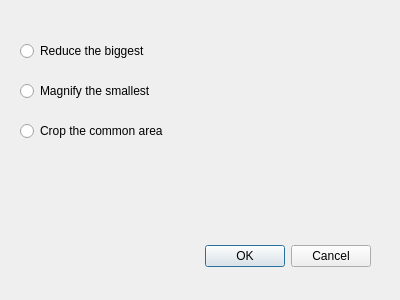
<?xml version="1.0" encoding="UTF-8"?>
<ui version="4.0">
 <class>MergeOptionsDialog</class>
 <widget class="QDialog" name="MergeOptionsDialog">
  <property name="geometry">
   <rect>
    <x>0</x>
    <y>0</y>
    <width>400</width>
    <height>300</height>
   </rect>
  </property>
  <property name="windowTitle">
   <string>Dialog</string>
  </property>
  <widget class="QDialogButtonBox" name="buttonBox">
   <property name="geometry">
    <rect>
     <x>30</x>
     <y>240</y>
     <width>341</width>
     <height>32</height>
    </rect>
   </property>
   <property name="orientation">
    <enum>Qt::Horizontal</enum>
   </property>
   <property name="standardButtons">
    <set>QDialogButtonBox::Cancel|QDialogButtonBox::Ok</set>
   </property>
  </widget>
  <widget class="QRadioButton" name="radioButtonResize">
   <property name="geometry">
    <rect>
     <x>20</x>
     <y>40</y>
     <width>181</width>
     <height>22</height>
    </rect>
   </property>
   <property name="text">
    <string>Reduce the biggest</string>
   </property>
  </widget>
  <widget class="QRadioButton" name="radioButtonMagnify">
   <property name="geometry">
    <rect>
     <x>20</x>
     <y>80</y>
     <width>291</width>
     <height>22</height>
    </rect>
   </property>
   <property name="text">
    <string>Magnify the smallest</string>
   </property>
  </widget>
  <widget class="QRadioButton" name="radioButtonCrop">
   <property name="geometry">
    <rect>
     <x>20</x>
     <y>120</y>
     <width>301</width>
     <height>22</height>
    </rect>
   </property>
   <property name="text">
    <string>Crop the common area</string>
   </property>
  </widget>
 </widget>
 <resources/>
 <connections>
  <connection>
   <sender>buttonBox</sender>
   <signal>accepted()</signal>
   <receiver>MergeOptionsDialog</receiver>
   <slot>accept()</slot>
   <hints>
    <hint type="sourcelabel">
     <x>248</x>
     <y>254</y>
    </hint>
    <hint type="destinationlabel">
     <x>157</x>
     <y>274</y>
    </hint>
   </hints>
  </connection>
  <connection>
   <sender>buttonBox</sender>
   <signal>rejected()</signal>
   <receiver>MergeOptionsDialog</receiver>
   <slot>reject()</slot>
   <hints>
    <hint type="sourcelabel">
     <x>316</x>
     <y>260</y>
    </hint>
    <hint type="destinationlabel">
     <x>286</x>
     <y>274</y>
    </hint>
   </hints>
  </connection>
 </connections>
</ui>
